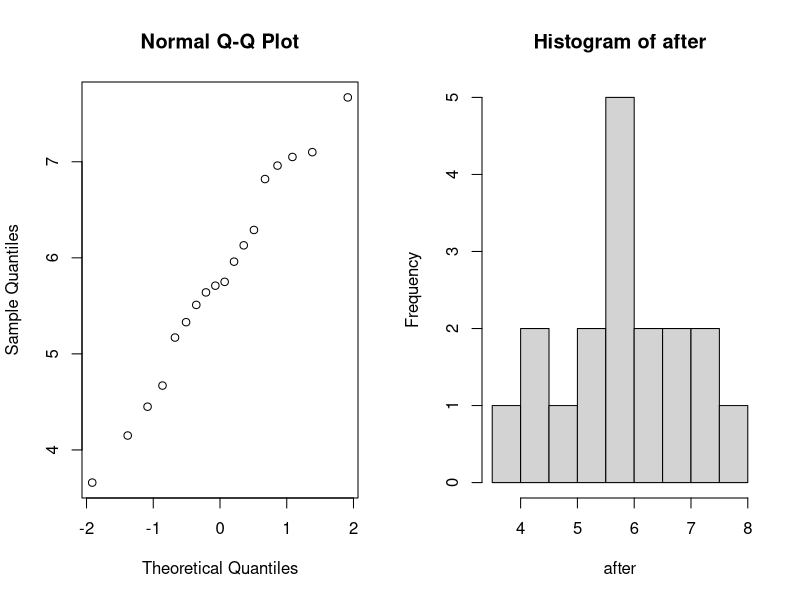

R code for this plot:
data = read.table("exercise-2/cholesterol.txt", header=TRUE)
before = data$Before
after = data$After8weeks

n = length(before)

# low sample size, so we are not sure about normality
# we are also only interested in the After8Weeks column, which does not seem normal
# therefore, we use the sign test designed for non-normal data

par(mfrow=c(1,2))
qqnorm(after)
hist(after)

sign_result = binom.test(sum(after < 6), n, p=0.5, alt="l")
print(sign_result)


# similar problem: http://sites.utexas.edu/sos/guided/inferential/categorical/univariate/binomial/#:~:text=A%20binomial%20test%20uses%20sample,equals%20a%20specific%20claimed%20value.

sign_result_2 = binom.test(sum(after <= 4.5), n, p=0.25, alt="l")
print(sign_result_2)
